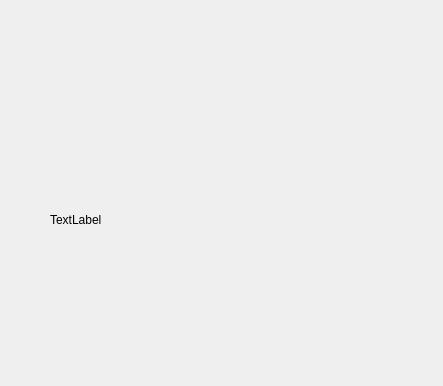
<?xml version="1.0" encoding="UTF-8"?>
<ui version="4.0">
 <class>Form</class>
 <widget class="QWidget" name="Form">
  <property name="geometry">
   <rect>
    <x>0</x>
    <y>0</y>
    <width>443</width>
    <height>386</height>
   </rect>
  </property>
  <property name="minimumSize">
   <size>
    <width>200</width>
    <height>0</height>
   </size>
  </property>
  <property name="windowTitle">
   <string>Form</string>
  </property>
  <widget class="RowLine" name="horizontalFrame">
   <property name="geometry">
    <rect>
     <x>50</x>
     <y>210</y>
     <width>141</width>
     <height>41</height>
    </rect>
   </property>
   <property name="sizePolicy">
    <sizepolicy hsizetype="Expanding" vsizetype="Preferred">
     <horstretch>0</horstretch>
     <verstretch>0</verstretch>
    </sizepolicy>
   </property>
   <layout class="QHBoxLayout" name="horizontalLayout" stretch="1,0">
    <property name="spacing">
     <number>0</number>
    </property>
    <property name="sizeConstraint">
     <enum>QLayout::SetMaximumSize</enum>
    </property>
    <property name="leftMargin">
     <number>0</number>
    </property>
    <property name="topMargin">
     <number>0</number>
    </property>
    <property name="rightMargin">
     <number>0</number>
    </property>
    <property name="bottomMargin">
     <number>0</number>
    </property>
    <item>
     <widget class="QLabel" name="rowName">
      <property name="sizePolicy">
       <sizepolicy hsizetype="Expanding" vsizetype="Minimum">
        <horstretch>0</horstretch>
        <verstretch>0</verstretch>
       </sizepolicy>
      </property>
      <property name="maximumSize">
       <size>
        <width>16777215</width>
        <height>200</height>
       </size>
      </property>
      <property name="text">
       <string>TextLabel</string>
      </property>
      <property name="alignment">
       <set>Qt::AlignLeading|Qt::AlignLeft|Qt::AlignVCenter</set>
      </property>
     </widget>
    </item>
    <item>
     <widget class="QLabel" name="row_dropdown">
      <property name="maximumSize">
       <size>
        <width>20</width>
        <height>20</height>
       </size>
      </property>
      <property name="text">
       <string/>
      </property>
      <property name="pixmap">
       <pixmap>../images/avocarleo.png</pixmap>
      </property>
      <property name="scaledContents">
       <bool>true</bool>
      </property>
     </widget>
    </item>
   </layout>
  </widget>
 </widget>
 <customwidgets>
  <customwidget>
   <class>RowLine</class>
   <extends>QFrame</extends>
   <header>custom_widgets</header>
   <container>1</container>
  </customwidget>
 </customwidgets>
 <resources/>
 <connections/>
</ui>
